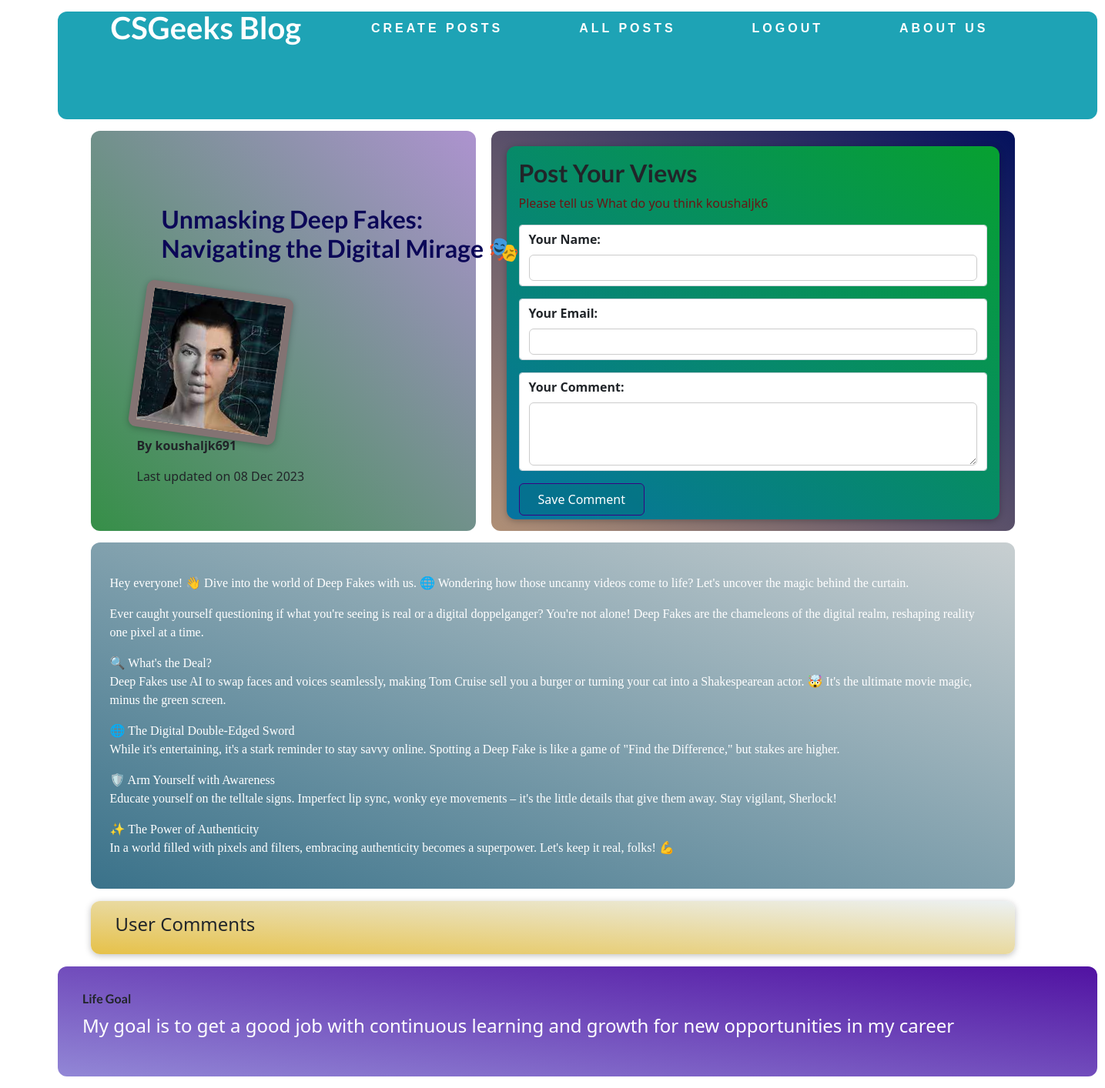
The app's page /posts/unmasking-deep-fakes-navigating-the-digital-mirage (signed in) with its own data.
### my_blog/models.py (models this page shows)
class Post(models.Model):
    title= models.CharField(max_length=150)
    token= models.CharField(max_length=50)
    image=models.ImageField(upload_to="posts",null=True)
    date=models.DateField(auto_now=True)
    slug=models.SlugField(unique=True)
    content=models.TextField(validators=[MinLengthValidator(10)])
    author=models.ForeignKey(User,on_delete=models.CASCADE, null=True)

### my_blog/views.py (the view, shortened to what this page needs)
# urls.py: path("posts/<slug:slug>",views.DetailPostView.as_view(),name="detail_posts_page"),
class DetailPostView(LoginRequiredMixin, View):
    def get(self, request, slug):
        post = Post.objects.get(slug=slug)
        context = {
            "post": post,
            "comment_form": CommentForm(),
            "comments": post.comments.all().order_by("-id")
        }
        return render(request, "my_blog/post_detail.html", context)

### my_blog/forms.py
class CommentForm(forms.ModelForm):
    class Meta:
        model = Comment
        exclude=["post"]
        labels = {
            "user_name" : "Your Name",
            "user_email" : "Your Email",
            "text" : "Your Comment"
        }
        widgets = {    #if we don't use widgets our text area for comments is going out of body
            "text": Textarea(attrs={'rows': 3})
        }

### my_blog/templates/my_blog/post_detail.html (shortened to what this page needs)
{% extends "base.html" %}
{% load static %}
{% block css_files %}
  <link rel="stylesheet" href="{% static "my_blog/post_detail.css" %}" />
  <link href="https://cdn.jsdelivr.net/npm/bootstrap@5.0.2/dist/css/bootstrap.min.css" rel="stylesheet">
{% endblock %}
{% block content %}
<div class="wrap">
    <div class="content">
        <section id="comment-form">
            <h2> Post Your Views</h2>
            <p>Please tell us What do you think {{user.username }}</p>
            <form action="{% url "detail_posts_page" post.slug %}" method ="POST">
                {% for form_field in comment_form %}
                    <div class="form-control {% if form_field.errors %} invalid {%endif %}">
                        {{ form_field.label_tag}}
                        {{form_field}}
                    </div>
                {% endfor%}
                <button>Save Comment</button>
            </form>
        </section>
    </div>
    <div class="sidebar">
        <section id="welcome">
           <h2>{{post.title}}</h2>
           <article>
            <img src="{{post.image.url}}" alt="{{ post.title}}"/>
            <address>
                By
                {{ post.author}}
            </address>
            Last updated on <time>{{post.date| date:"d M Y"}}</time>
           </article>
        </section>
    </div>
    <div class="contentdetail">
        <p>
            {{post.content|linebreaks}}
        </p>
    </div>
    <section id="comments">
        <h4> User Comments</h4>
    </section>
</div>
{% endblock %}

### my_blog/static/my_blog/post_detail.css (style rules this page uses)
body { background-color: #e7e7e7; }
.content { padding: 15px; border-radius: 12px; width:680px; height:520px; background: linear-gradient(to right top, #af8f76, #04115d); float:right; }
.content p { color: rgb(106, 21, 21); font-size: 1rem; }
.sidebar { border-radius: 12px; width:500px; height:520px; float:left; }
#welcome { background: linear-gradient(to right top, #368f48, #ad93cf); padding: 6rem 12%; border-radius: 12px; height:520px; }
.wrap { width:1200px; margin:0 auto; }
#welcome img { width: 12rem; height: 12rem; object-fit: cover; object-position: top; border: 10px solid rgb(131, 115, 115); border-radius: 10px; background-color: #ffe1bf; transform: rotateZ(8deg); box-shadow: 0 2px 8px rgba(0, 0, 0, 0.25); }
#welcome h2 { font-size: 2rem; margin: 0 0 2rem 2rem; color: #0b0757; width: 30rem; }
.contentdetail { padding: 25px; border-radius: 12px; margin-top:15px; word-wrap: break-word; margin-bottom: 15px; width:1200px; background:linear-gradient(to right top, #3a728a, #c8cfd1); }
.contentdetail p { color: rgb(255, 255, 255); font-size: 1rem; font-family: cursive; }
#welcome address { font-weight: bold; }
#comment-form { margin: 0.3rem auto; width: 100%; height: 485px; max-width: 40rem; border-radius: 12px; background:linear-gradient(to right top, #0673a1, #07a130); box-shadow: 0 2px 8px rgba(0, 0, 0, 0.25); padding: 1rem; }
#comment-form button { font: inherit; background-color: #04656b3e; color: white; border: 1px solid #390281; padding: 0.5rem 1.5rem; border-radius: 6px; cursor: pointer; }
.form-control { margin-bottom: 1rem; }
.form-control label { font-weight: bold; margin-bottom: 0.5rem; display: block; }
.form-control input, .form-control textarea { display: block; width: 100%; font: inherit; padding: 0.25rem; border-radius: 6px; border: 1px solid #ccc; }
#comments { margin: 1rem auto; width: 100%; max-width: 75rem; border-radius: 12px; background:linear-gradient(to right top, #e6c149, #ecf1f3); box-shadow: 0 2px 8px rgba(0, 0, 0, 0.25); padding: 1rem 2rem; }

### static/my_blog/base.css (style rules this page uses)
body { margin:0; padding:0; }
.wrap { width:1200px; margin:0 auto; }
* { box-sizing: border-box; }
html { font-family: 'Open Sans', 'Lato', sans-serif; }
h1, h2, h3 { font-family: 'Lato', sans-serif; font-weight: bold; }

### records on screen
Post: title "Unmasking Deep Fakes: Navigating the Digital Mirage 🎭", image (picture), author "koushaljk691", date "08 Dec 2023", content "Hey everyone! 👋 Dive into the world of Deep Fakes with us. 🌐 Wondering how those uncanny videos come to life? Let's uncover the magic behind the curtain. Ever caught yourself questioning if what you're seeing is real or a digital doppelganger? You're not alone! Deep Fakes are the chameleons of the digital realm, reshaping reality one pixel at a time. 🔍 What's the Deal? Deep Fakes use AI to swap faces and voices seamlessly, making Tom Cruise sell you a burger or turning your cat into a Shakespearean actor. 🤯 It's the ultimate movie magic, minus the green screen. 🌐 The Digital Double-Edged Sword While it's entertaining, it's a stark reminder to stay savvy online. Spotting a Deep Fake is like…"

### other values on screen
{{ user.username }} "koushaljk6"
